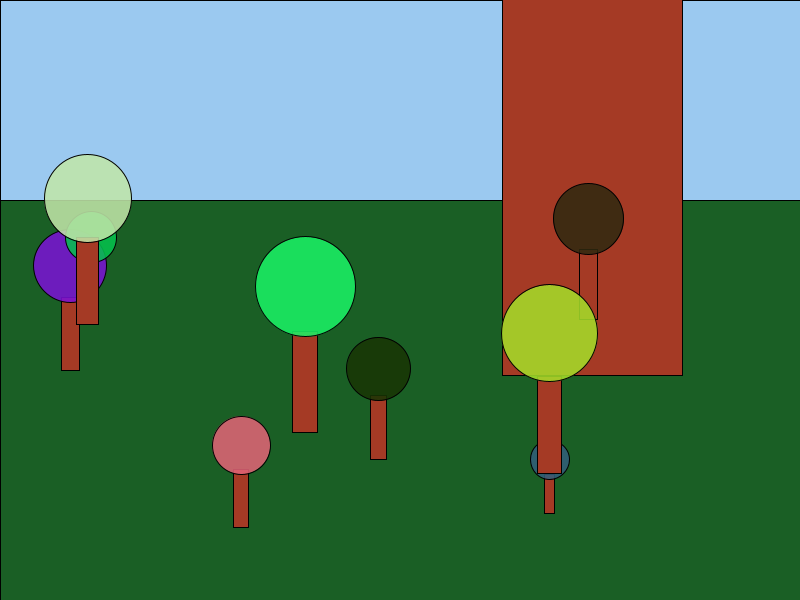
Frame 1 (no input)
Frame 60 (the mouse pressed at the canvas centre just before this capture): identical to frame 1, image omitted
Frame 120 (the mouse held since frame 60 and released just before this capture): identical to frame 1, image omitted

The Processing sketch that drew this single still picture (run headless with seeded random() and noise(); from frame 60 on, the mouse is pressed at the canvas centre):

// Processing sketch: forestAnalysis
// ── forestAnalysis.pde
ArrayList<Tree> forest;

Tree t1, t2;

void setup() {
  size(800, 600);
  background(0);
  forest = new ArrayList<Tree>();
  
  for (int i = 0; i < 10; i++) {
    forest.add(new Tree());
  }
  
  //drawScenery();

  /*t1 = new Tree();
  t2 = new Tree();

  t1.show();
  t2.show();*/
  println(tallestHeight(forest));
  for (Tree t : forest) {
    print(t.trunkHeight + " "); 
  }
  
  doubleHeightOfTallestTree(forest);
  
}

//Makes the tallest tree double in height
void doubleHeightOfTallestTree(ArrayList<Tree> myTrees) {
  
  float tallestTree = Float.MIN_VALUE;
  int indexOfTallestTree = -1;
  
  for(int i = 0; i < myTrees.size(); i ++){
    if (myTrees.get(i).trunkHeight > tallestTree) {
      tallestTree = myTrees.get(i).trunkHeight;
      indexOfTallestTree = i;
    }
  }
  
  //Once you know the index, how do you make that tree grow?
  myTrees.get(indexOfTallestTree).trunkHeight *= 5;
  
  drawForest(); //redraw all trees 
}

//computes the highest of the tallest tree
//in an arraylist
float tallestHeight(ArrayList<Tree> myTrees) {
    float tallest = Float.MIN_VALUE;
    for (Tree t: myTrees) {
        if (t.trunkHeight > tallest) {
           tallest = t.trunkHeight;
         }
    }
    
    
    
    return tallest;
}

void draw() {
  drawScenery();
  for(Tree t : forest) {
   t.show(); 
  }
}

// Sky and beautiful green lawn.
void drawScenery() {
  fill(155, 201, 240); // blue sky
  rect(0, 0, width, height/3);
  fill(26, 95, 37); // green grass
  rect(0, height/3, width, 2 * height/3);
}

// Draws all the trees in the forest
void drawForest() {
  for (Tree t : forest) {
    t.show();
  }
}

// A tree class
class Tree {
  // trunkX, trunkY are coordinates of lower-left corner.
  //Remember in real java these should be private.
  float trunkX;
  float trunkY;
  float trunkHeight;
  color leafColor;

  // Constructs a tree with a random location and size.
  // The trunk will be brown and the leaves will be a random color.
  Tree() {
    trunkX = random(50, width - 50);
    trunkY = random(height/2, height - 10);
    trunkHeight = random(20, 150);
    leafColor = color(random(256), random(256), random(256), 220);
  }

  //grows the tree. This is inside the class because it's all about one tree.
  void grow() {
     trunkHeight++;
  }

  // Displays the tree
  void show() {
    float trunkWidth = trunkHeight/4;
    float leafDiam = trunkHeight;

    fill(165, 58, 37); // brown trunk
    rect(trunkX, trunkY - trunkHeight, trunkWidth, trunkHeight);
    fill(255, 255, 0);

    fill(leafColor);
    circle(trunkX + trunkWidth/2, trunkY - trunkHeight - leafDiam/2 + 5, leafDiam);
  }
  
  String toString() {
    
   return trunkX + ", " + trunkY + ", " + trunkHeight + ", "  + red(leafColor) + ", " +  green(leafColor) + ", " + blue(leafColor);
  }
}
